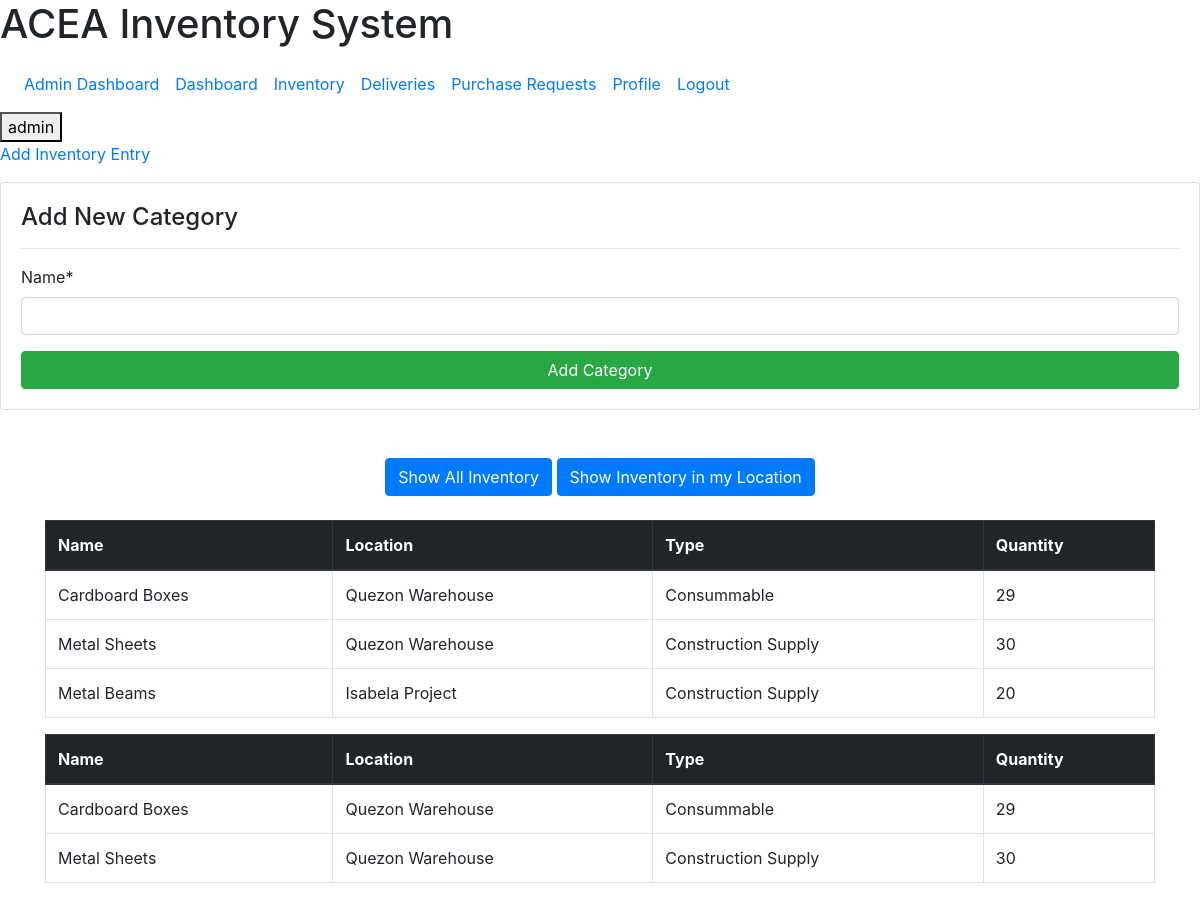
The app's page /inventory/ (signed in) with its own data.
### dashboard/models.py (models this page shows, shortened)
class Inventory(models.Model):
    name = models.CharField(max_length=100, null=True)
    type = models.ForeignKey(Type, on_delete=models.CASCADE, null=True)
    location = models.ForeignKey(Location, on_delete=models.CASCADE, null=True)
    quantity = models.PositiveIntegerField(null=True)
    class Meta:
        constraints = [
                models.UniqueConstraint(fields=["name", "location"], name='Location Instance'),
        ]
        verbose_name_plural = 'Inventory Items'

class Location(models.Model):
    name = models.CharField(max_length=100, null=True)
    def __str__(self):
        return f'{self.name}'

class Type(models.Model):
    name = models.CharField(max_length=100, null=True)
    def __str__(self):
        return f'{self.name}'

### dashboard/views.py (the view, shortened to what this page needs)
# urls.py: path('inventory/', views.inventoryView.as_view(), name='dashboard-inventory'),
class inventoryView(LoginRequiredMixin, View):
    template_name = 'dashboard/inventory.html'
    def get_context_data(self, **kwargs):
        inventory = Inventory.objects.all
        kwargs['inventory'] = inventory
        filteredInventory = inventory = Inventory.objects.filter(location=self.request.user.userprofile.location)
        kwargs['filteredInventory'] = filteredInventory
        if 'inventory_form' not in kwargs:
            kwargs['inventory_form'] = InventoryForm()
        if 'category_form' not in kwargs:
            kwargs['category_form'] = CategoryForm()
        return kwargs
    def get(self, request, *args, **kwargs):
        return render(request, self.template_name, self.get_context_data())

### dashboard/forms.py
class InventoryForm(forms.ModelForm):
    class Meta:         # meta takes at least 2 parameters
        abstract = True
        model = Inventory
        fields = ['name', 'location', 'type', 'quantity',]

class CategoryForm(forms.ModelForm):
    class Meta:         # meta takes at least 2 parameters
        model = Type
        fields = ['name',]

### templates/templatetags/auth_extras.py (called while the page is built)
@register.filter(name='has_group')
def has_group(user, group_name):
    group = Group.objects.get(name=group_name)
    return True if group in user.groups.all() else False

### templates/dashboard/inventory.html (shortened to what this page needs)
{%extends 'partials/base.html'%}
{% load crispy_forms_tags %}
{% block content %}
<div class="form-card">
    <p>
        <a class="button-5" data-toggle="collapse" href="#collapseForm" role="button" aria-expanded="false" aria-controls="collapseForm">
            Add Inventory Entry
        </a>
    </p>
</div>
<div class="card card-body">
    <div class="content-header">
        <h4>Add New Category</h4>
        <hr>
    </div>
        <form method="POST">
            {{ category_form|crispy }}
            <input class="btn btn-success btn-block" type="submit" value="Add Category" name="category">
        </form>
</div>
<div class="container py-5">
    <div class="text-center mb-4">
        <button class="btn btn-primary" id="unfiltered-btn">Show All Inventory</button>
        <button class="btn btn-primary" id="filtered-btn">Show Inventory in my Location</button>
    </div>
    <div id="unfiltered-container">
        <table id="unfiltered-table" class="table table-bordered table-hover">
            <thead class="thead-dark">
                <tr>
                    <th scope="col" id="name-header">Name</th>
                    <th scope="col" id="location-header">Location</th>
                    <th scope="col" id="type-header">Type</th>
                    <th scope="col" id="quantity-header">Quantity</th>
                </tr>
            </thead>
            <tbody>
                {% for item in inventory %}
                <tr>
                    <td>{{ item.name }}</td>
                    <td>{{ item.location }}</td>
                    <td>{{ item.type }}</td>
                    <td>{{ item.quantity }}</td>
                </tr>
                {% endfor %}
            </tbody>
        </table>
    </div>
    <div id="filtered-container">
        <table id="filtered-table" class="table table-bordered table-hover">
            <thead class="thead-dark">
                <tr>
                    <th scope="col">Name</th>
                    <th scope="col">Location</th>
                    <th scope="col">Type</th>
                    <th scope="col">Quantity</th>
                </tr>
            </thead>
            <tbody>
                {% for item in filteredInventory %}
                <tr>
                    <td>{{ item.name }}</td>
                    <td>{{ item.location }}</td>
                    <td>{{ item.type }}</td>
                    <td>{{ item.quantity }}</td>
                </tr>
                {% endfor %}
            </tbody>
        </table>
    </div>
</div>
{% endblock %}
{% block js %}
        <link rel="stylesheet" type="text/css" href="https://cdn.datatables.net/v/dt/jszip-2.5.0/dt-1.10.18/af-2.3.0/b-1.5.2/b-colvis-1.5.2/b-flash-1.5.2/b-html5-1.5.2/b-print-1.5.2/cr-1.5.0/fh-3.1.4/r-2.2.2/datatables.min.css"/>
{% endblock %}

### templates/partials/header.html (shortened to what this page needs)
{% load bootstrap_icons %}
<header class="app-header">
  <div class="app-header-logo">
    <div class="logo">
      <h1 class="logo-title">
        <span>ACEA</span>
        <span>Inventory System</span>
      </h1>
    </div>
  </div>
  <div class="app-header-navigation">
    <div class="tabs">
      <nav class="navbar navbar-expand-md">
        <div class="collapse navbar-collapse justify-content-between" id="navbarSupportedContent">
          <ul class="navbar-nav mr-auto justify-content-between">
            {% if request.user.is_authenticated and request.user|has_group:"Administrator" %}
            <li class="nav-item active">
              <a class="nav-link" href="{% url 'dashboard-admin' %}">Admin Dashboard<span class="sr-only">(current)</span></a>
            </li>
            {% endif %}
            {% if user.is_authenticated%}
            <li class="nav-item active">
              <a class="nav-link" href="{% url 'dashboard-index' %}">Dashboard<span class="sr-only">(current)</span></a>
            </li>
            <li class="nav-item active">
              <a class="nav-link" href="{% url 'dashboard-inventory' %}">Inventory<span class="sr-only">(current)</span></a>
            </li>
            <li class="nav-item active">
              <a class="nav-link" href="{% url 'list-deliveries' %}">Deliveries<span class="sr-only">(current)</span></a>
            </li>
              {% if request.user.is_authenticated and request.user|has_group:"Administrator" or request.user|has_group:"Finance" or request.user|has_group:"Management" %}
              <li class="nav-item active">
                <a class="nav-link" href="{% url 'list-requests' %}">Purchase Requests<span class="sr-only">(current)</span></a>
              </li>
              {% endif %}
            <li class="nav-item active">
              <a class="nav-link" href="{% url 'view-profile' %}">Profile<span class="sr-only">(current)</span></a>
            </li>
            <li class="nav-item active">
              <a class="nav-link" href="{% url 'user-logout' %}">Logout<span class="sr-only">(current)</span></a>
            </li>
            {% endif %}
          </ul>
        </div>
      </nav>
    </div>
  </div>
  <div class="app-header-actions">
    {% if user.is_authenticated %}
    <a href="{% url 'view-profile' %}">
      <button class="user-profile">
        <span>
          {{user.username}}
        </span>
      </button>
    </a>
    {% endif %}
  </div>
</header>

### records on screen
Inventory: name "Cardboard Boxes", location "Quezon Warehouse", type "Consummable", quantity "29"
Inventory: name "Metal Sheets", location "Quezon Warehouse", type "Construction Supply", quantity "30"
Inventory: name "Metal Beams", location "Isabela Project", type "Construction Supply", quantity "20"

### other values on screen
{{ user.username }} "admin"
